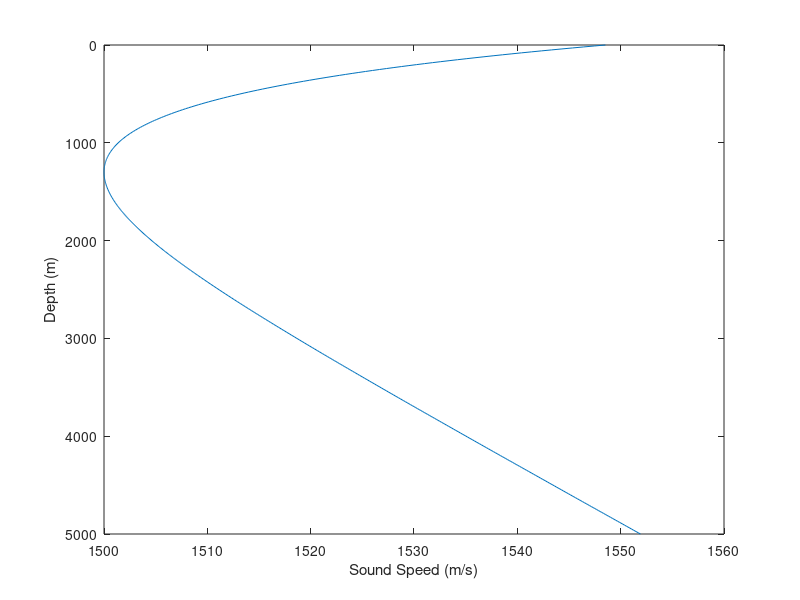

MATLAB code for this plot: (Note: this script raises an error after producing the figure.)
% ******************************************************
% FFP
% ******************************************************
clear all

% *** set up Munk SSP ***
zs  = 1000.0;			% source depth
f   = 50; omega = 2 * pi * f	% frequency in Hertz
eps = 0.00737; c0  = 1500;

d   = 5000;			% bottom depth
nz  = 500;			% number of finite-difference points
h   = d / nz; h2  = h * h;	% mesh spacing
z   = linspace( 0, d, nz );	% grid coordinates

x = 2 * ( z - 1300 ) / 1300;
c = c0 * ( 1 + eps * ( x - 1 + exp( -x ) ) );

plot( z, c ); view( 90, 90 );
xlabel( 'Depth (m)' ); ylabel( 'Sound Speed (m/s)' )

% ******************************************************
% set up finite difference matrix
% ******************************************************

v = omega * omega ./ ( c .* c );

%D = sparse( 1:nz, 1:nz  , -2*ones( 1, nz   ) / h2 + v, nz, nz, nz   );
%E = sparse( 2:nz, 1:nz-1,    ones( 1, nz-1 ) / h2,     nz, nz, nz-1 );
%A = D + E + E';
D = -2*ones( nz, 1 ) / h2 + v';
E =    ones( nz, 1 ) / h2;
A = spdiags([E D E], -1:1, nz, nz);

% ******************************************************
% Solve for successive wavenumbers
% ******************************************************

nk = 512;				% # of k points, for FFT = 2^n

kmin = omega / 1550.0;
kmax = omega / 1500.0;
deltak = ( kmax - kmin ) / ( nk - 1 );
alpha = deltak;			% offset into complex plane

k = linspace( kmin, kmax, nk ) - i * alpha * ones( 1, nk );

% computer range vector
nr     = nk;
rmax   = 2.0 * pi / deltak;
deltar = rmax / nr;
r = linspace( deltar, rmax, nr );

isd = zs / d * nz;		% index of source depth
e = zeros( nz, 1 );
e( isd ) = 1.0 / h;		% point source forcing

% solve the system repeatedly

for ik = 1:nk
   if ( mod( ik, 50 ) == 0 )
       ik % display every 50th step
   end
   D = spdiags( k( ik )^2 * ones( nz, 1 ), 0, nz, nz );
   B = A - D;
   %g( :, ik ) = B \ e;
   if ( ik == 1 )
       g( :, ik ) = B \e;
   else
       %M=ones( size( B ) );
   g( :, ik ) = symmlq( B, e );  %0.001, [], squeeze( g(:, ik-1) ) );
end
end

% ******************************************************
% FFT and display results
% ******************************************************

% --- subsample G

takez = 1:5:nz;
zt = z( takez );
gt = g( takez, : );

figure
pcolor( real( k ), zt, abs( gt ) ); ...
shading flat; colormap( gray ); colorbar; view( 0, -90 );
xlabel( 'Wavenumber (1/m)' ); ylabel( 'Depth (m)' );
title('Green''s function')

figure
plot( real( k ), abs( gt( 8, : ) ) ); ...
xlabel( 'Wavenumber (1/m)' ); ylabel( 'Magnitude' );
title('Green''s function')

% --- FFT with sqrt( k ) weight to get pressure
gt = full( gt * spdiags( sqrt( k ), 0, nk ) );
p = fft( gt' );

% --- range factor
p =  ( deltak / sqrt( 2.0 * pi ) ) * p' * ...
     spdiags( exp( alpha * r ) ./ sqrt( r ), 0, nr );
tl = full( 20.0 * log10( abs( p ) ) );

% subsample and plot

taker = 1:nr;
rt = r( taker );
tlt = tl( :, taker );

figure;
pcolor( rt, zt, tlt ); ...
axis( [ 0 100000 0 5000 ] ); caxis( [ -100 -60 ] ); ...
shading flat; colormap( gray ); colorbar; view( 0, -90 );
xlabel( 'Range (m)' ); ylabel( 'Depth (m)' );
title('FFP intensity')

figure
plot( rt, tlt( 8, : ) ); ...
xlabel( 'Range (m)' ); ylabel( 'Intensity' );
title('FFP intensity')
axis( [ 0 100000 -100 -60 ] );
